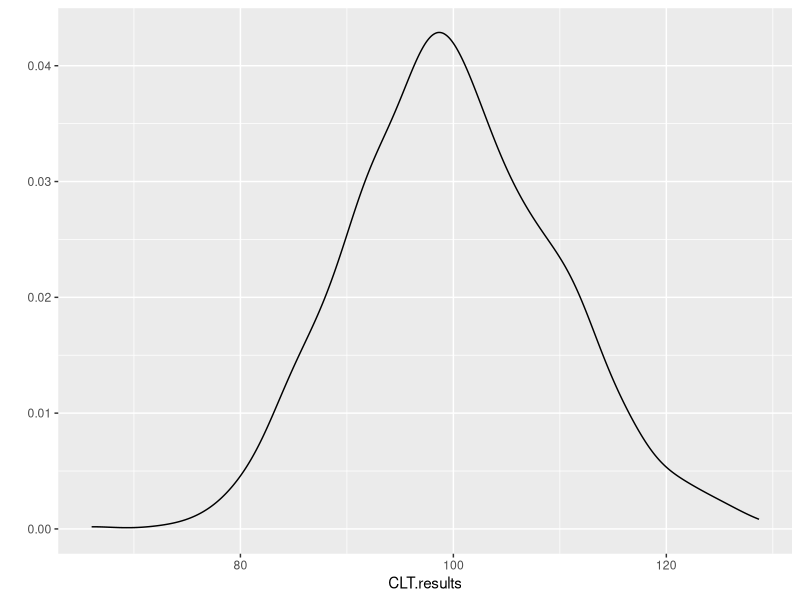

This figure's R source:
## ---- chunk 1
library(ggplot2)
library(magrittr)
## ---- chunk 2
obs <- c(7.3, 6.1, 3.8, 8.4, 6.9, 7.1, 5.3, 8.2, 4.9, 5.8)
(X.bar <- sum(obs) / length(obs))
## ---- chunk 3
all.equal(X.bar, mean(obs))
## ---- chunk 4
(S2 <- sum((obs - X.bar) ** 2) / length(obs))
## ---- chunk 5
all.equal(S2, var(obs))
## ---- chunk 6
(CLT.prob <- pnorm(110, mean = 100, sd = 10, lower.tail = TRUE) - 
   pnorm(100, mean = 100, sd = 10, lower.tail = TRUE))
## ---- chunk 7
exp.sim <- function(){return(rexp(100) %>% sum())}

CLT.results <- replicate(1000, exp.sim())

qplot(CLT.results, geom = "density")

(sim.prob <- length(which(CLT.results >= 100 & CLT.results <= 110)) / length(CLT.results))
## ---- chunk 8
satellite.pdf <- function(years){return(-exp(-0.4 * years))}
(yr.prob.5 <-  1 - (satellite.pdf(5) - satellite.pdf(0)))
## ---- chunk 9
(yr.prob.3.6 <- satellite.pdf(6) - satellite.pdf(3))
## ---- chunk 10
linkage.length <- function(){
  len <- rnorm(1, 60, sqrt(0.09)) + rnorm(1, 40, sqrt(0.05)) + rnorm(1, 50, sqrt(0.11))
  return(len)
}

linkage.length.sim <- replicate(1000, linkage.length())
summary(linkage.length.sim); var(linkage.length.sim)
## ---- chunk 11
1 - pnorm(150.2, mean = 150, sd = sqrt(0.25))
## ---- chunk 12
pnorm(150.21, mean = 150, sd = sqrt(0.25)) - pnorm(149.83, mean = 150, sd = sqrt(0.25))
